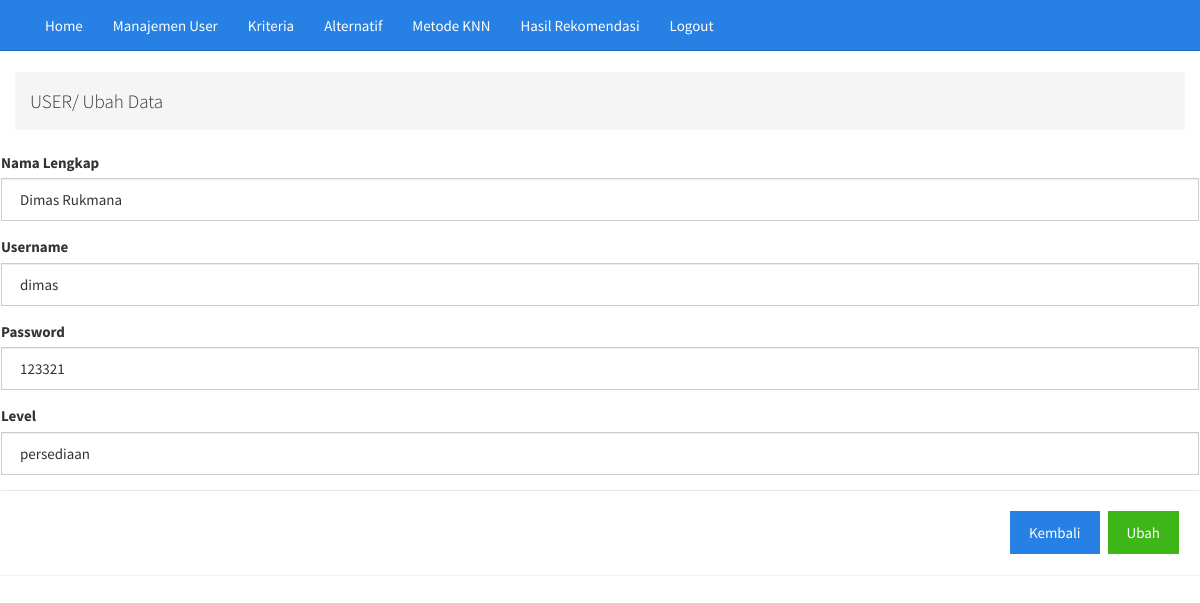
The page /admin_poli/useraksi.php?kode_akun=adm01&aksi=ubah on the database its author committed.
### tables this page shows
CREATE TABLE `akun` (
  `kode_akun` char(20) NOT NULL,
  `nama_lengkap` varchar(50) NOT NULL,
  `username` varchar(50) NOT NULL,
  `password` varchar(20) NOT NULL,
  `level` varchar(30) NOT NULL
);

### admin_poli/useraksi.php (the view, shortened to what this page needs)
<?php
	include 'headerpoli.php';
if (isset($_GET['aksi'])) {
	if ($_GET['aksi'] == 'tambah') {
	?>
		<div class="container">
			<div class="row">
				<ol class="breadcrumb">
					<li><h4>USER/ Tambah Data</h4></li>
				</ol>
			</div>
		</div>
		<?php
		$koneksi = mysqli_connect("localhost", "root", "", "metode_knn");
		$carikode = mysqli_query($koneksi, "SELECT max(kode_akun) FROM akun");
		$datakode = mysqli_fetch_row($carikode);
		if ($datakode[0] != null) {
			$nilaikode = substr($datakode[0], 1);
			$kode = (int) $nilaikode;
			$kode = $kode + 1;
			$kode_otomatis = "adm" . str_pad($kode, 2, "0", STR_PAD_LEFT);
		} else {
			$kode_otomatis = "adm01";
		}
		?>
		<div class="container">
			<div class="bootstrap-table">
				<form action="userproses.php?proses=prosestambah" method="post" enctype="multipart/form-data">
					<input type="hidden" name="kode_akun" class="form-control" value="<?php echo $kode_otomatis ?>">
					<div class="form-group">
						<label for="nama_lengkap">Nama Lengkap</label>
						<input type="text" name="nama_lengkap" class="form-control" placeholder="nama_lengkap">
					</div>
					<div class="form-group">
						<label for="username">Username</label>
						<input type="text" name="username" class="form-control" placeholder="username">
					</div>
					<div class="form-group">
						<label for="password">Password</label>
						<input type="text" name="password" class="form-control" placeholder="password">
					</div>
					<div class="form-group">
						<label for="level">Level</label>
						<input type="text" name="level" class="form-control" placeholder="level">
					</div>
					<div class="modal-footer">
						<a href="user.php" class="btn btn-primary">Kembali</a>
						<input type="submit" class="btn btn-success" value="Simpan">
					</div>
				</form>
			</div>
		</div>
	<?php
	} elseif ($_GET['aksi'] == 'ubah') {
		?>
		<div class="container">
			<div class="row">
				<ol class="breadcrumb">
					<li><h4>USER/ Ubah Data</h4></li>
				</ol>
			</div>
		</div>
		<div class="panel panel-container">
			<div class="bootstrap-table">
				<?php
				$koneksi = mysqli_connect("localhost", "root", "", "metode_knn");
				$data = mysqli_query($koneksi, "SELECT * FROM akun WHERE kode_akun='" . $_GET['kode_akun'] . "'");
				while ($a = mysqli_fetch_array($data)) {
				?>
					<form action="userproses.php?proses=prosesubah" method="post" enctype="multipart/form-data">
						<div class="form-group">
							<label for="nama_lengkap">Nama Lengkap</label>
							<input type="text" name="nama_lengkap" class="form-control" value="<?php echo $a['nama_lengkap'] ?>">
						</div>
						<div class="form-group">
							<label for="username">Username</label>
							<input type="text" name="username" class="form-control" value="<?php echo $a['username'] ?>">
						</div>
						<div class="form-group">
							<label for="password">Password</label>
							<input type="text" name="password" class="form-control" value="<?php echo $a['password']?>">
						</div>
						<div class="form-group">
							<label for="level">Level</label>
							<input type="text" name="level" class="form-control" value="<?php echo $a['level'] ?>">
						</div>
						<div class="modal-footer">
							<a href="user.php" class="btn btn-primary">Kembali</a>
							<input type="submit" class="btn btn-success" value="Ubah">
						</div>
					</form>
				<?php
				}
				?>
			</div>
		</div>
	<?php
	}
}
?>

### rows shown on the page
akun: nama_lengkap "Dimas Rukmana", username "dimas", password "123321", level "persediaan"
